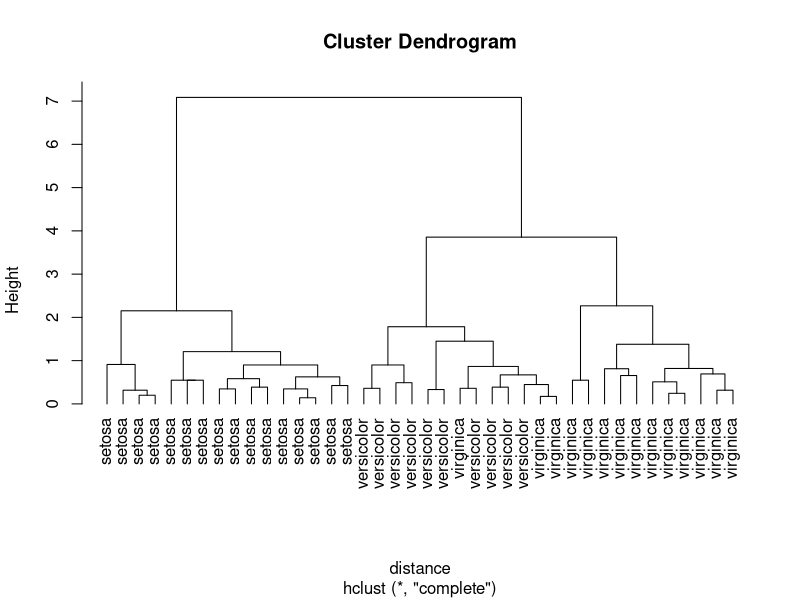

Write the R code that produced this figure.
#using file protiens.csv
iris


#iris
set.seed(1)
sampleiris<-iris[sample(1:150,40),]
distance<-dist(sampleiris[,-5],method="euclidean")
cluster<-hclust(distance,method="complete")
plot(cluster,hang=-1,label=sampleiris$Species)
